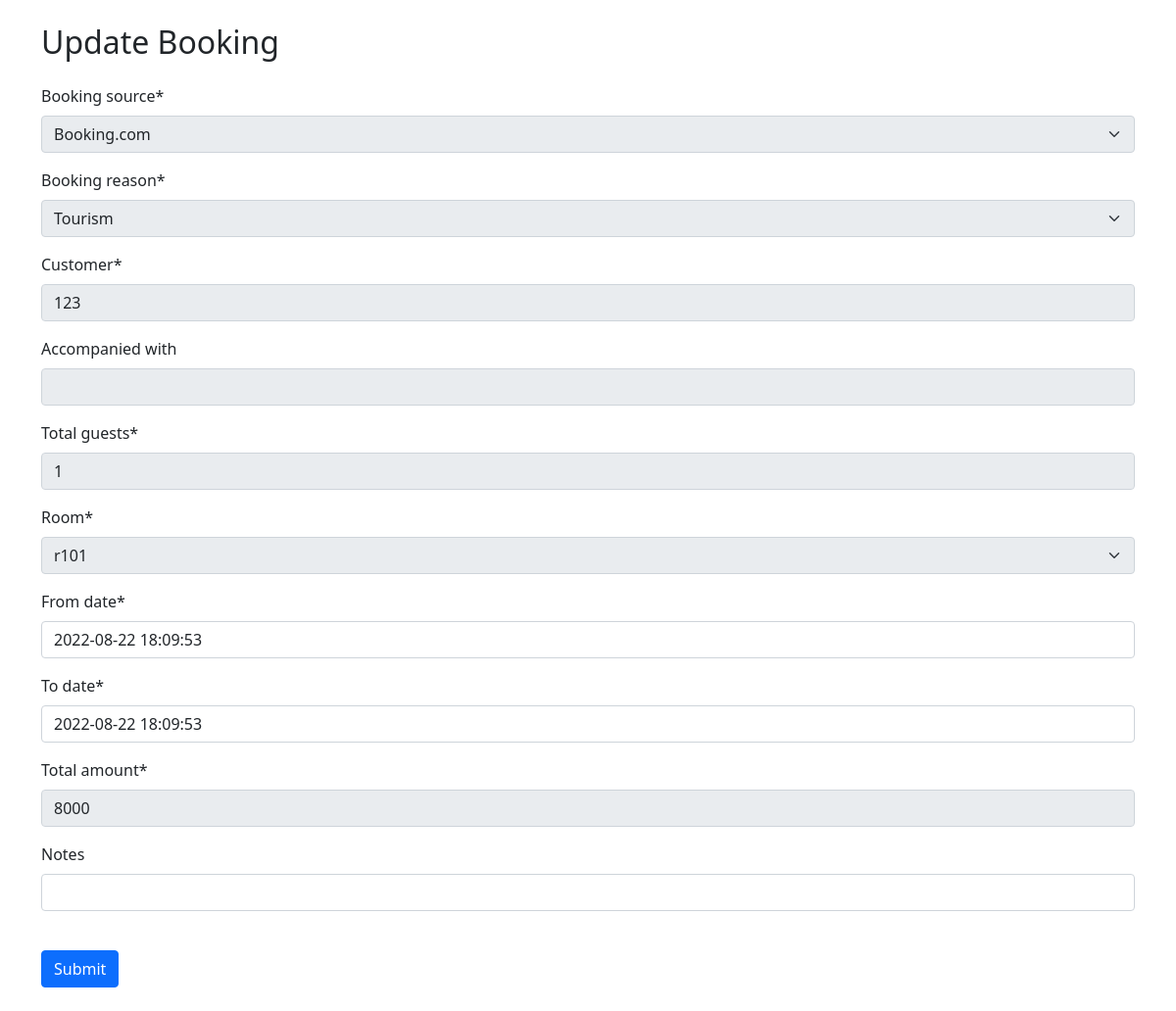
Screenshot of /bookings/1/update/ with the database file from the repository.
### login_system/models.py (models this page shows, shortened)
class Booking(models.Model):
    booking_id = models.AutoField(primary_key=True)
    booking_source = models.CharField(max_length= 15,choices=SOURCE_CHOICES)
    booking_reason = models.CharField(max_length= 15,choices=REASONS_CHOICES)
    customer = models.CharField(max_length = 20)
    accompanied_with = models.CharField(max_length = 20, null= True,blank=True)
    total_guests = models.IntegerField(default= 1)
    room = models.ForeignKey(Room, on_delete= models.CASCADE)
    from_date = models.DateTimeField(default=datetime.now)
    to_date = models.DateTimeField(default=datetime.now)
    total_amount = models.IntegerField()
    notes = models.CharField(max_length= 1000 , null=True,blank=True)
    updated_at = models.DateTimeField(auto_now=True)

class Room(models.Model):
    room_id = models.AutoField(primary_key=True)
    room_name = models.CharField(max_length=20)
    floor_name = models.ForeignKey( Floor , on_delete=models.CASCADE)
    def __str__(self):
        return f"{self.room_name}"

### login_system/views.py (the view)
# urls.py: path("bookings/<int:id>/update/", views.update_booking, name="update_booking"),
def update_booking(request, id):
    booking = Booking.objects.get(booking_id=id)
    if request.method == 'POST':
        booking_form = BookingForm(request.POST,instance=booking)
        if booking_form.is_valid():
            booking_form.save()
            return redirect('all_booking')
    else:
        booking_form = BookingForm(instance=booking)
    return render(request,'update_booking.html',{'booking_form': booking_form})

### login_system/forms.py
class BookingForm(forms.ModelForm):
    disabled_fields = ['booking_source', 'booking_reason' ,'customer','accompanied_with' , 'total_guests' , 'room','total_amount']
    class Meta:
        model = Booking
        fields = '__all__'
    def __init__(self, *args, **kwargs):
            super(BookingForm, self).__init__(*args, **kwargs)
            instance = getattr(self, 'instance', None)
            if instance and instance.pk:
                for field in self.disabled_fields:
                    self.fields[field].disabled = True

### login_system/templates/update_booking.html (shortened to what this page needs)
<!DOCTYPE html>
<html>
  <head>
    <link href="https://cdn.jsdelivr.net/npm/bootstrap@5.0.2/dist/css/bootstrap.min.css" rel="stylesheet">
    </head>
    <body>
      {% load crispy_forms_tags %}
        <div class="container">
          <h2 class="my-4">Update Booking</h2>
          <form method="post" enctype="multipart/form-data">
                {{booking_form|crispy}}
                <button class="btn btn-primary my-4" type="submit">Submit</button>
          </form>
          </div>
    </body>
</html>

### rows the page displays
Booking: booking_source "Booking.com", booking_reason "Tourism", customer "123", total_guests "1", from_date "2022-08-22 18:09:53", to_date "2022-08-22 18:09:53", total_amount "8000"
Room: room "r101"
